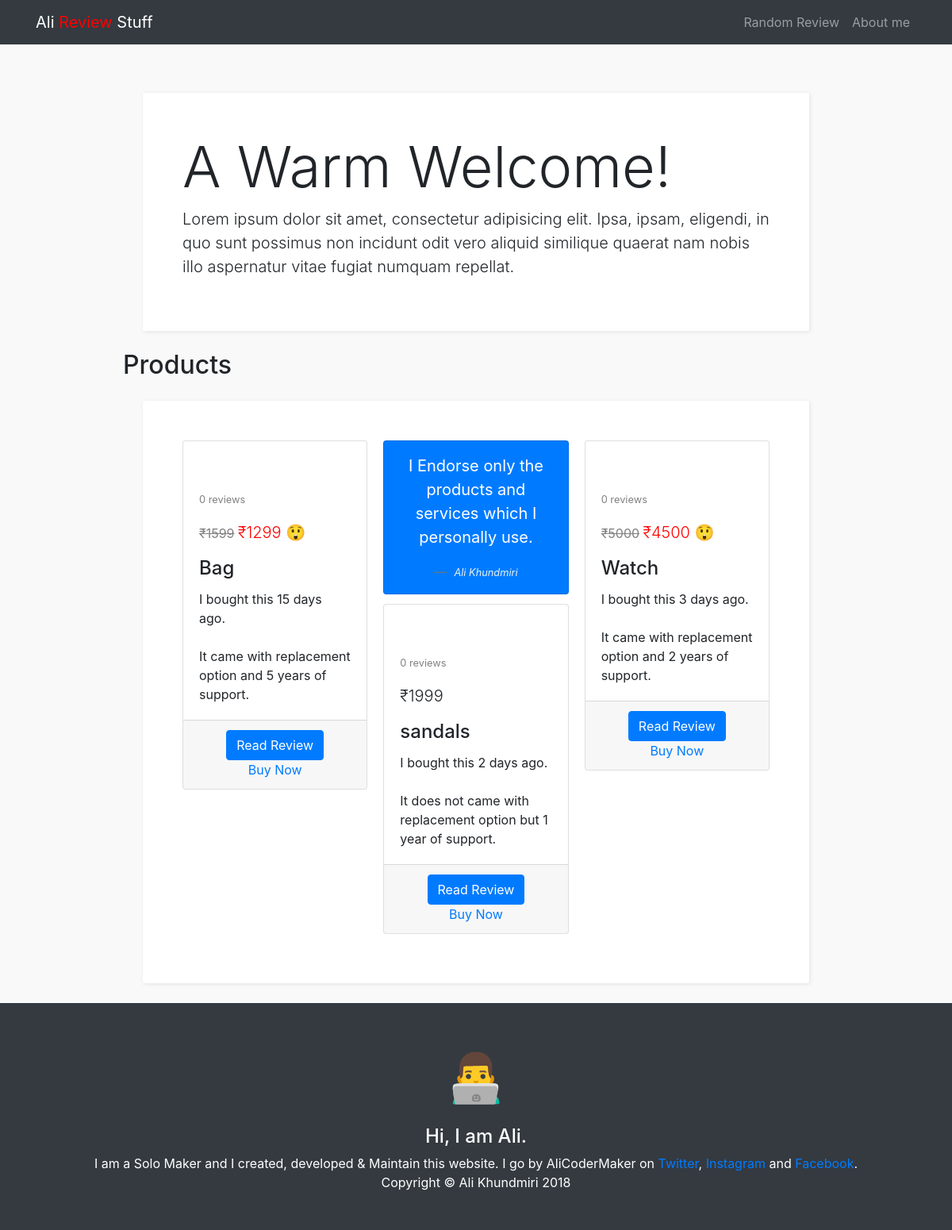
The page / on the database its author committed.
### core/models.py (models this page shows, shortened)
class products(models.Model):
	user					=			models.ForeignKey(settings.AUTH_USER_MODEL, default=1, on_delete=models.CASCADE)
	product_name			=			models.CharField(max_length=50, blank=False, null=False, default="")
	mrp						=			models.PositiveIntegerField(default=0)
	selling_price			=			models.PositiveIntegerField(default=0)
	using_since				=			models.DateField(default=datetime.date.today)
	replacement_available	=			models.BooleanField(default=False)
	warranty_years			=			models.PositiveIntegerField(default=0)
	affiliate_url			=			models.URLField(max_length=10000, blank=False, null=False, help_text="Product Affiliate link.")
	number_of_reviews		=			models.PositiveIntegerField(default=0)
	image_url				=			models.URLField(max_length=10000, blank=False, null=False, default='http://placehold.it/230x260')
	image_display			=			models.TextField(max_length=1000, blank=True, null=True)
	public_display			=			models.BooleanField(default=False)
	timestamp				=			models.DateTimeField(auto_now=False, auto_now_add=True)
	updated					=			models.DateTimeField(auto_now=True, auto_now_add=False)
	class Meta:
		ordering = ["-timestamp", "-updated"]
		verbose_name = 'Product'
		verbose_name_plural = 'Products'

### core/views.py (the view)
# urls.py: path('', views.lander , name='lander'),
def lander(request):
	all_products = products.objects.filter(public_display=True)
	context = {
		'all_products' : all_products,
	}
	return render(request, 'lander.html', context)

### core/templatetags/customtags.py (called while the page is built)
def dayssince(value):
    today = datetime.date.today()
    diff  = today - value
    if diff.days > 1:
        return '%s days ago' % diff.days
    elif diff.days == 1:
        return 'yesterday'
    elif diff.days == 0:
        return 'today'
    else:
        return value.strftime("%B %d, %Y")

### templates/lander.html (shortened to what this page needs)
{% extends 'base.html' %}
{% load customtags %}
{% block content_3 %}
<div class="container">
	<header class="jumbotron text-section my-4" style="background-color: white">
		<h1 class="display-3">A Warm Welcome!</h1>
		<p class="lead">Lorem ipsum dolor sit amet, consectetur adipisicing elit. Ipsa, ipsam, eligendi, in quo sunt possimus non incidunt odit vero aliquid similique quaerat nam nobis illo aspernatur vitae fugiat numquam repellat.</p>
	</header>
	<h2>Products</h2>
	<div class="card-columns text-section">
		{% for product in all_products %}
		{% if forloop.counter == 2 %}
		<div class="card bg-primary text-white text-center p-3">
			<blockquote class="blockquote mb-0">
				<p>I Endorse only the products and services which I personally use.</p>
				<footer class="blockquote-footer">
					<small>
						<cite title="Source Title"><a class="quote_link" href="twitter.com/AliCoderMaker">Ali Khundmiri</a></cite>
					</small>
				</footer>
			</blockquote>
		</div>
		{% endif %}
		<div class="card">
			<div class="card-body">
				<p><small style="color: gray">{{product.number_of_reviews}} reviews</small></p>
				<p class="card-text lead">
					{% if product.selling_price == 0 %}
					₹{{product.mrp}}
					{% else %}
					<small>
						<s style="color: gray">₹{{product.mrp}}</s>
					</small>
					<span style="color: red">₹{{product.selling_price}} 😲</span>
					{% endif %}
				</p>
				<h4 class="card-title">{{product.product_name}}</h4>
				<p class="card-text">I bought this {{product.using_since|dayssince}}.
					<br><br> It {% if product.replacement_available == False %} does not {% endif %}came with replacement option {% if product.replacement_available %} and {% else %} but {% endif %} {{product.warranty_years}} year{{ product.warranty_years|pluralize }} of support.
				</p>
			</div>
			<div class="card-footer text-center">
				<a href="{% url 'core:product_review' id=product.id %}" class="btn btn-primary">Read Review</a>
				<br>
				<a href="{{product.affiliate_url}}">Buy Now</a>
			</div>
		</div>
		{% endfor %}
	</div>
</div>
{% endblock %}

### templates/base.html (shortened to what this page needs)
{% load staticfiles %}
{% load customtags %}
<!DOCTYPE html>
<html lang="en">
<head>
	<link href="{% static 'base/vendor/bootstrap/css/bootstrap.min.css' %}" rel="stylesheet">
	<link href="{% static 'base/css/heroic-features.css' %}" rel="stylesheet">
</head>
<body>
	{% include 'navbar.html' %}
	<div class="col-lg-9 col-md-9">{% block content_header %}{% endblock %}</div>
	<div class="col-lg-3 col-md-3"></div>
	<div class="container">
		<div class="row">
			<div class="col-lg-3 col-md-2"></div>
			<div class="col-lg-6 col-md-8 col-sm-12">
			</div>
			<div class="col-lg-3 col-md-3"></div>
		</div>
	</div>
	<div class="container">
		<div class="row">
			<div class="col-lg-1 col-md-2"></div>
			<div class="col-lg-10 col-md-8 col-sm-12">
				{% block content_3 %}
				{% endblock %}
			</div>
			<div class="col-lg-1 col-md-3"></div>
		</div>
	</div>
	{% include 'footer.html' %}
</body>
</html>

### templates/navbar.html (shortened to what this page needs)
<nav class="navbar navbar-expand-lg navbar-dark bg-dark fixed-top">
	<div class="container">
		<a class="navbar-brand" href="{% url 'core:lander' %}">Ali <spam style='color: red'>Review</spam> Stuff</a>
		<div class="collapse navbar-collapse" id="navbarResponsive">
			<ul class="navbar-nav ml-auto">
				<li class="nav-item">
					<a class="nav-link" href="#">Random Review</a>
				</li>
 				<li class="nav-item">
					<a class="nav-link" href="{% url 'core:about' %}">About me</a>
				</li>
			</ul>
		</div>
	</div>
</nav>

### templates/footer.html
<footer class="py-5 bg-dark">
	<div class="container">
		<p class="text-center" style="font-size: 60px">👨‍💻</p>
		<h4 class="text-center text-white">
			Hi, I am Ali.
		</h4>
		<p class="m-0 text-center text-white">
			I am a Solo Maker and I created, developed & Maintain this website. I go by AliCoderMaker on
			<a target="_blank" href="https://www.twitter.com/AliCoderMaker">Twitter</a>,
			<a target="_blank" href="https://www.instagram.com/AliCoderMaker">Instagram</a> and
			<a target="_blank" href="https://www.facebook.com/AliCoderMaker">Facebook</a>.
			<br>Copyright &copy; Ali Khundmiri 2018
		</p>
	</div>
</footer>

### static/base/css/heroic-features.css (style rules this page uses)
body { padding-top: 54px; }
@media (min-width: 992px) { body { padding-top: 56px; } }
.card { height: 100%; }

### templates/base.html (style rules this page uses)
.quote_link { color: #E8F1F2 }
.text-section { border-color: #000; border-width: 1px; box-shadow: 1px 1px 5px #E3E3E3; background-color: #fff; margin: 25px; padding: 50px; border-radius: 2px; }
body { background-color: #f9f9f9; padding-top: 90px; position: relative; }

### templates/lander.html (style rules this page uses)
.quote_link { color: #E8F1F2 }

### rows shown on the page
products: number_of_reviews "0", mrp "1599", selling_price "1299", product_name "Bag", using_since|dayssince "15 days ago", replacement_available "and", warranty_years "5"
products: shows "I Endorse only the products and services which I personally use.", number_of_reviews "0", mrp "1999", product_name "sandals", using_since|dayssince "2 days ago", replacement_available "does not", warranty_years "1"
products: number_of_reviews "0", mrp "5000", selling_price "4500", product_name "Watch", using_since|dayssince "3 days ago", replacement_available "and", warranty_years "2"
